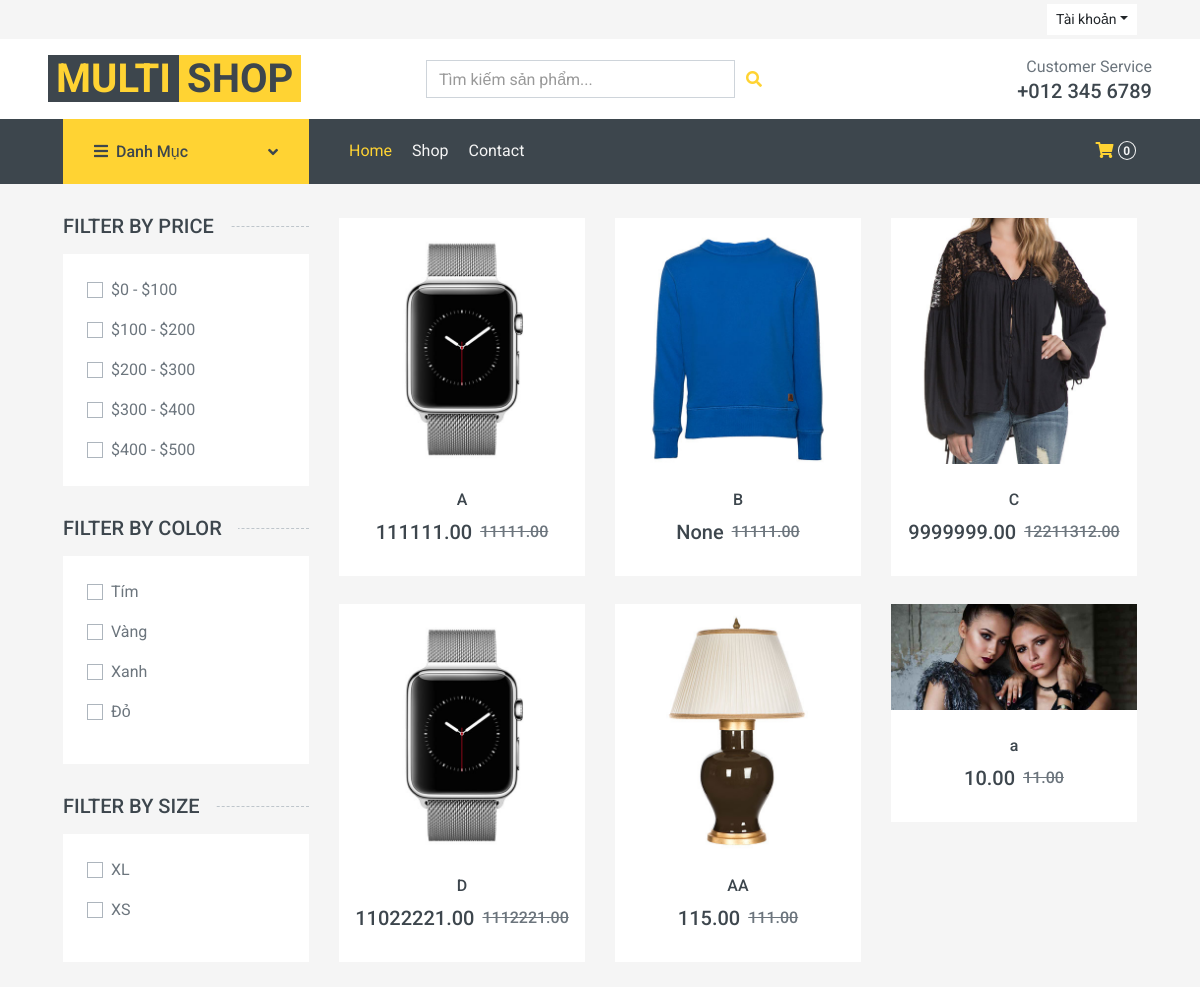
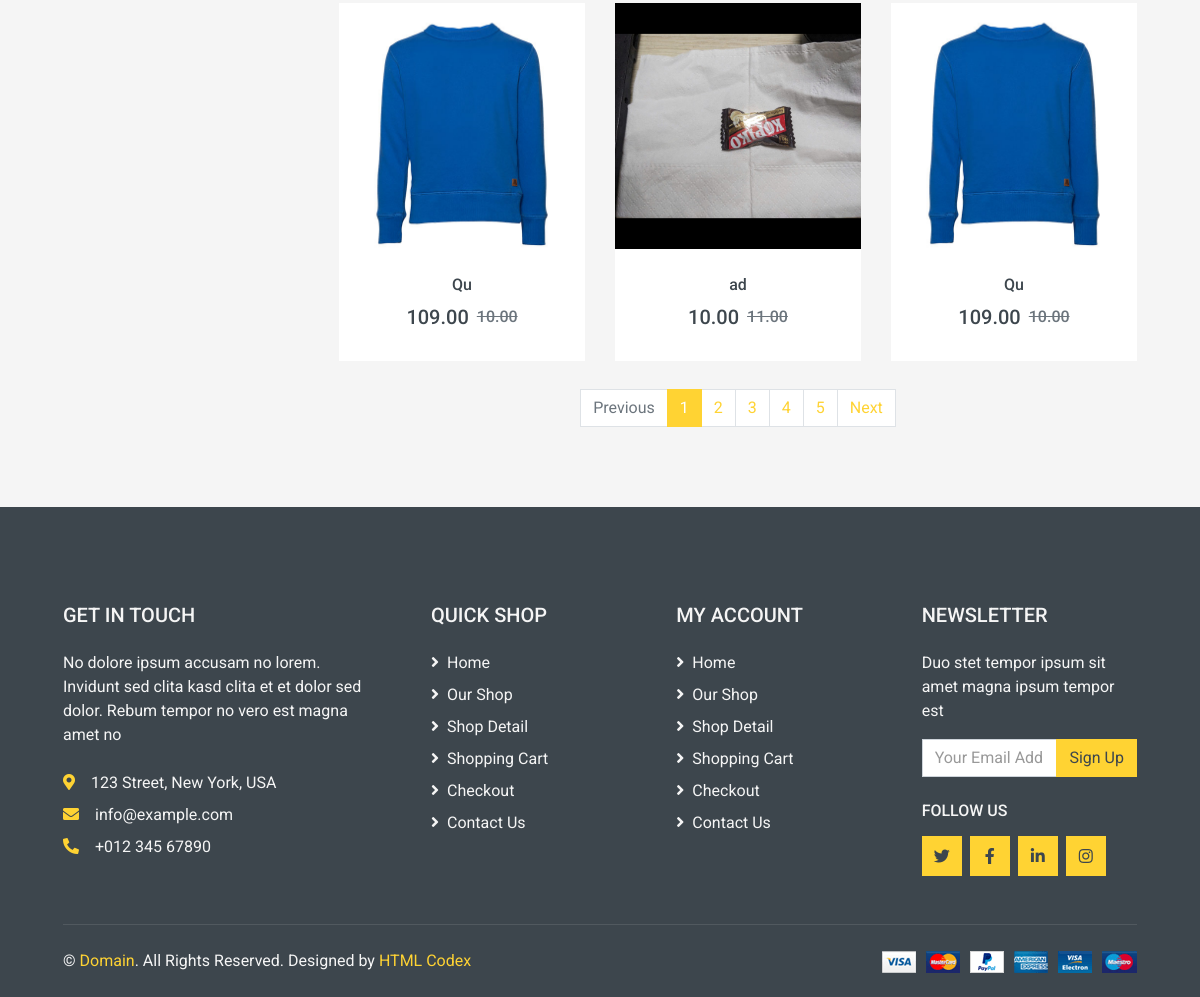
Page /sanpham/shop/ on the committed database (2 pictures, top to bottom).
### sanpham/models.py (models this page shows, shortened)
class SanPham(models.Model):
    ma_danh_muc = models.ForeignKey(DanhMuc, on_delete=models.CASCADE)
    ten_san_pham = models.CharField(max_length=200)
    mo_ta = models.TextField(blank=True, null=True)
    gia = models.DecimalField(max_digits=10, decimal_places=2)
    giakm = models.DecimalField(max_digits=10, decimal_places=2)
    anh_dai_dien = models.ImageField(upload_to='sanpham/', blank=True, null=True)
    trang_thai = models.BooleanField(default=True)

### sanpham/views.py (the view, shortened to what this page needs)
# urls.py: path('shop/', shop, name='shop'),
def shop(request):
    menudanhmuc = DanhMuc.objects.filter(trang_thai=True)
    sanpham_list = SanPham.objects.filter(trang_thai=True).order_by('id')
    all_colors = BienTheSanPham.objects.exclude(mau_sac__isnull=True).exclude(mau_sac__exact='').values_list('mau_sac', flat=True).distinct().order_by('mau_sac')
    all_sizes = BienTheSanPham.objects.exclude(kich_thuoc__isnull=True).exclude(kich_thuoc__exact='').values_list('kich_thuoc', flat=True).distinct().order_by('kich_thuoc')
    query = request.GET.get('timkiem')
    if query:
        sanpham_list = sanpham_list.filter(
            Q(ten_san_pham__icontains=query) | Q(mo_ta__icontains=query)
        )
    selected_prices = request.GET.getlist('price')
    selected_colors = request.GET.getlist('color')
    selected_sizes = request.GET.getlist('size')
    if selected_colors:
        sanpham_list = sanpham_list.filter(bienthesanpham__mau_sac__in=selected_colors).distinct()
    if selected_sizes:
        sanpham_list = sanpham_list.filter(bienthesanpham__kich_thuoc__in=selected_sizes).distinct()
    paginator = Paginator(sanpham_list, 9)
    page_number = request.GET.get('page')
    page_obj = paginator.get_page(page_number)
    return render(request, 'shop.html', {
        'menudanhmuc': menudanhmuc,
        'sanpham': page_obj,
        'query': query,
        'all_colors': all_colors, # <-- Gửi data động
        'all_sizes': all_sizes,   # <-- Gửi data động
        'selected_prices': selected_prices,
        'selected_colors': selected_colors,
        'selected_sizes': selected_sizes,
    })

### giohang/context_processors.py (called while the page is built)
def cart_context(request):
    cart_total_items = 0
    if request.user.is_authenticated:
        try:
            gio_hang_db = GioHang.objects.get(ma_nguoi_dung=request.user)
            result = ChiTietGioHang.objects.filter(ma_gio_hang=gio_hang_db).aggregate(
                total_quantity=Sum('so_luong')
            )
            cart_total_items = result.get('total_quantity') or 0
        except GioHang.DoesNotExist:
            cart_total_items = 0
    else:
        gio_hang_session = request.session.get('giohang', {})
        cart_total_items = sum(item.get('so_luong', 0) for item in gio_hang_session.values())
    return {
        'cart_total_items': cart_total_items
    }

### sanpham/templates/shop.html (shortened to what this page needs)
{% extends 'base.html' %}
{% load static %}
{% block cssblock %}
    <link href="https://cdnjs.cloudflare.com/ajax/libs/font-awesome/5.10.0/css/all.min.css" rel="stylesheet">
    <link href="{% static 'lib/animate/animate.min.css' %}" rel="stylesheet">
    <link href="{% static 'lib/owlcarousel/assets/owl.carousel.min.css' %}" rel="stylesheet">
    <link href="{% static 'css/style.css' %}" rel="stylesheet">
{% endblock %}
{% block content %}
    <div class="container-fluid">
        <div class="row px-xl-5">
            <form class="col-lg-3 col-md-4" method="GET">
                <h5 class="section-title position-relative text-uppercase mb-3"><span class="bg-secondary pr-3">Filter by price</span></h5>
                <div class="bg-light p-4 mb-30">
                    <div class="custom-control custom-checkbox d-flex align-items-center justify-content-between mb-3">
                        <label class="custom-control-label" for="price-1">$0 - $100</label>
                    </div>
                    <div class="custom-control custom-checkbox d-flex align-items-center justify-content-between mb-3">
                        <label class="custom-control-label" for="price-2">$100 - $200</label>
                    </div>
                    <div class="custom-control custom-checkbox d-flex align-items-center justify-content-between mb-3">
                        <label class="custom-control-label" for="price-3">$200 - $300</label>
                    </div>
                    <div class="custom-control custom-checkbox d-flex align-items-center justify-content-between mb-3">
                        <label class="custom-control-label" for="price-4">$300 - $400</label>
                    </div>
                    <div class="custom-control custom-checkbox d-flex align-items-center justify-content-between">
                        <label class="custom-control-label" for="price-5">$400 - $500</label>
                    </div>
                </div>
                <h5 class="section-title position-relative text-uppercase mb-3"><span class="bg-secondary pr-3">Filter by color</span></h5>
                <div class="bg-light p-4 mb-30">
                    {% for color in all_colors %}
                    <div class="custom-control custom-checkbox d-flex align-items-center justify-content-between mb-3">
                        <label class="custom-control-label" for="color-{{ forloop.counter }}">{{ color }}</label>
                    </div>
                    {% endfor %}
                </div>
                <h5 class="section-title position-relative text-uppercase mb-3"><span class="bg-secondary pr-3">Filter by size</span></h5>
                <div class="bg-light p-4 mb-30">
                    {% for size in all_sizes %}
                    <div class="custom-control custom-checkbox d-flex align-items-center justify-content-between mb-3">
                        <label class="custom-control-label" for="size-{{ forloop.counter }}">{{ size }}</label>
                    </div>
                    {% endfor %}
                </div>
                </form>
            <div class="col-lg-9 col-md-8">
                <div class="row pb-3">
                    <div class="col-12 pb-1">
                        </div>
                    {% for sp in sanpham %}
                    <div class="col-lg-4 col-md-6 col-sm-6 pb-1">
                        <div class="product-item bg-light mb-4">
                            <div class="product-img position-relative overflow-hidden">
                                <img class="img-fluid w-100" src="{{ sp.anh_dai_dien.url }}" alt="">
                                <div class="product-action">
                                </div>
                            </div>
                            <div class="text-center py-4">
                                <a class="h6 text-decoration-none text-truncate" href="">{{ sp.ten_san_pham }}</a>
                                <div class="d-flex align-items-center justify-content-center mt-2">
                                    <h5>{{ sp.giakm }}</h5><h6 class="text-muted ml-2"><del>{{ sp.gia }}</del></h6>
                                </div>
                            </div>
                        </div>
                    </div>
                    {% endfor %}
                    <div class="col-12">
                        {% if sanpham.has_other_pages %}
                        <nav>
                          <ul class="pagination justify-content-center">
                            {% if sanpham.has_previous %}
                              <li class="page-item">
                                <a class="page-link" href="?page={{ sanpham.previous_page_number }}{{ query_string }}">Previous</a>
                              </li>
                            {% else %}
                              <li class="page-item disabled"><a class="page-link" href="#">Previous</a></li>
                            {% endif %}
                            {% for i in sanpham.paginator.page_range %}
                              {% if sanpham.number == i %}
                                <li class="page-item active"><a class="page-link" href="#">{{ i }}</a></li>
                              {% else %}
                                <li class="page-item"><a class="page-link" href="?page={{ i }}{{ query_string }}">{{ i }}</a></li>
                              {% endif %}
                            {% endfor %}
                            {% if sanpham.has_next %}
                              <li class="page-item">
                                <a class="page-link" href="?page={{ sanpham.next_page_number }}{{ query_string }}">Next</a>
                              </li>
                            {% else %}
                              <li class="page-item disabled"><a class="page-link" href="#">Next</a></li>
                            {% endif %}
                          </ul>
                        </nav>
                        {% endif %}
                    </div>
                    </div>
            </div>
            </div>
    </div>
    {% endblock %}

### rows in the picture
SanPham: anh_dai_dien (picture), ten_san_pham "A", giakm "111111.00", gia "11111.00"
SanPham: anh_dai_dien (picture), ten_san_pham "B", giakm "None", gia "11111.00"
SanPham: anh_dai_dien (picture), ten_san_pham "C", giakm "9999999.00", gia "12211312.00"
SanPham: anh_dai_dien (picture), ten_san_pham "D", giakm "11022221.00", gia "1112221.00"
SanPham: anh_dai_dien (picture), ten_san_pham "AA", giakm "115.00", gia "111.00"
SanPham: anh_dai_dien (picture), ten_san_pham "a", giakm "10.00", gia "11.00"
SanPham: anh_dai_dien (picture), ten_san_pham "Qu", giakm "109.00", gia "10.00"
SanPham: anh_dai_dien (picture), ten_san_pham "ad", giakm "10.00", gia "11.00"
SanPham: anh_dai_dien (picture), ten_san_pham "Qu", giakm "109.00", gia "10.00"

### other values in the picture
{{ cart_total_items }} "0"
{{ color }} "Tím" "Vàng" "Xanh" "Đỏ"
{{ size }} "XL" "XS"
{{ i }} "1"
{{ i }} "2" "3" "4" "5"
